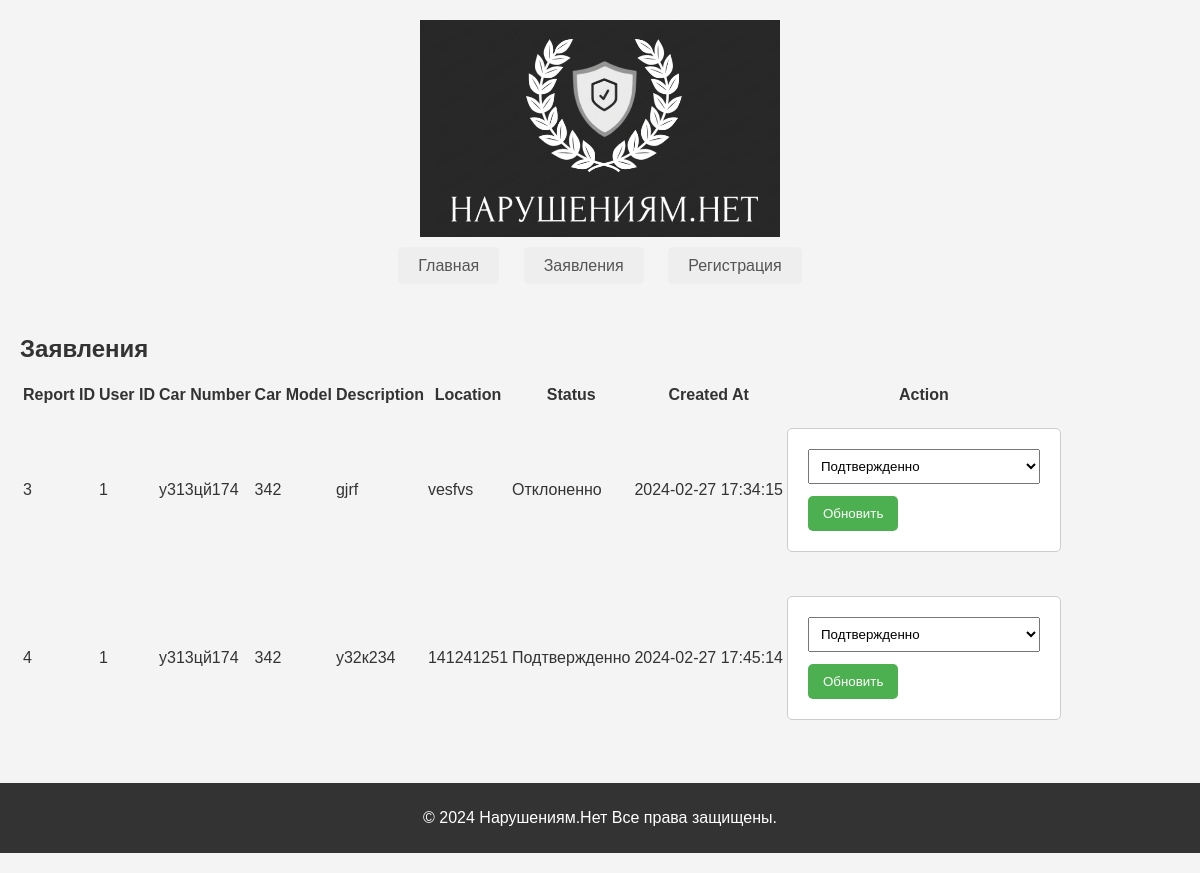
The page /4star/pages/admin_dashboard.php (signed in) on the database its author committed.
### tables this page shows
CREATE TABLE `applications` (
  `id` int NOT NULL,
  `user_id` int DEFAULT NULL,
  `car_number` varchar(20) NOT NULL,
  `car_model` varchar(50) NOT NULL,
  `description` text NOT NULL,
  `location` varchar(100) NOT NULL,
  `status` varchar(50) NOT NULL,
  `created_at` timestamp NULL DEFAULT CURRENT_TIMESTAMP
);

### 4star/pages/admin_dashboard.php (the view, shortened to what this page needs)
<?php
$conn = new mysqli("localhost", "root", "", "narush");
$sql = "SELECT * FROM applications";
$result = $conn->query($sql);
$violation_reports = [];
if ($result->num_rows > 0) {
    while ($row = $result->fetch_assoc()) {
        $violation_reports[] = $row;
    }
}
?>
<!DOCTYPE html>
<html lang="en">
    <link rel="stylesheet" href="..\css\css.css">
<head>
</head>
<body>
<img src="../img/logo.png" alt="" class="logo">
    <nav>
        <a href="index.php">Главная</a>
        <a href="zayava.php">Заявления</a>
        <a href="register.php">Регистрация</a>
    </nav>
    <section>
        <h2>Заявления</h2>
        <table>
            <tr>
                <th>Report ID</th>
                <th>User ID</th>
                <th>Car Number</th>
                <th>Car Model</th>
                <th>Description</th>
                <th>Location</th>
                <th>Status</th>
                <th>Created At</th>
                <th>Action</th>
            </tr>
            <?php foreach ($violation_reports as $report): ?>
                <tr>
                    <td><?php echo $report['id']; ?></td>
                    <td><?php echo $report['user_id']; ?></td>
                    <td><?php echo $report['car_number']; ?></td>
                    <td><?php echo $report['car_model']; ?></td>
                    <td><?php echo $report['description']; ?></td>
                    <td><?php echo $report['location']; ?></td>
                    <td><?php echo $report['status']; ?></td>
                    <td><?php echo $report['created_at']; ?></td>
                    <td>
                        <form action="update_status.php" method="post">
                            <select name="new_status">
                                <option value="Подтвержденно">Подтвержденно</option>
                            </select>
                            <button type="submit">Обновить</button>
                        </form>
                    </td>
                </tr>
            <?php endforeach; ?>
        </table>
    </section>
    <footer>
        <p>&copy; 2024 Нарушениям.Нет Все права защищены.</p>
    </footer>
</body>
</html>

### 4star/css/css.css (style rules this page uses)
body { margin: 0; background-color: #f4f4f4; color: #333; }
* { font-family: 'Gill Sans', 'Gill Sans MT', Calibri, 'Trebuchet MS', sans-serif; }
.logo { display: block; margin: 20px auto; max-width: 30%; height: auto; }
nav { text-align: center; margin: 20px 0; }
nav a { text-decoration: none; padding: 10px 20px; margin: 0 10px; color: #555; border-radius: 5px; background-color: #eee; }
section { padding: 20px; }
form { max-width: 400px; margin: 20px auto; padding: 20px; border: 1px solid #ccc; border-radius: 5px; background-color: #fff; }
form input, form select { width: 100%; padding: 8px; margin-bottom: 12px; box-sizing: border-box; }
form button { background-color: #4CAF50; color: #fff; padding: 10px 15px; border: none; border-radius: 5px; cursor: pointer; }
footer { margin: 20px auto; text-align: center; background-color: #333; color: #fff; padding: 10px 0; }

### rows shown on the page
applications: id "3", user "1", car_number "у313цй174", car_model "342", description "gjrf", location "vesfvs", status "Отклоненно", created_at "2024-02-27 17:34:15"
applications: id "4", user "1", car_number "у313цй174", car_model "342", description "у32к234", location "141241251", status "Подтвержденно", created_at "2024-02-27 17:45:14"
